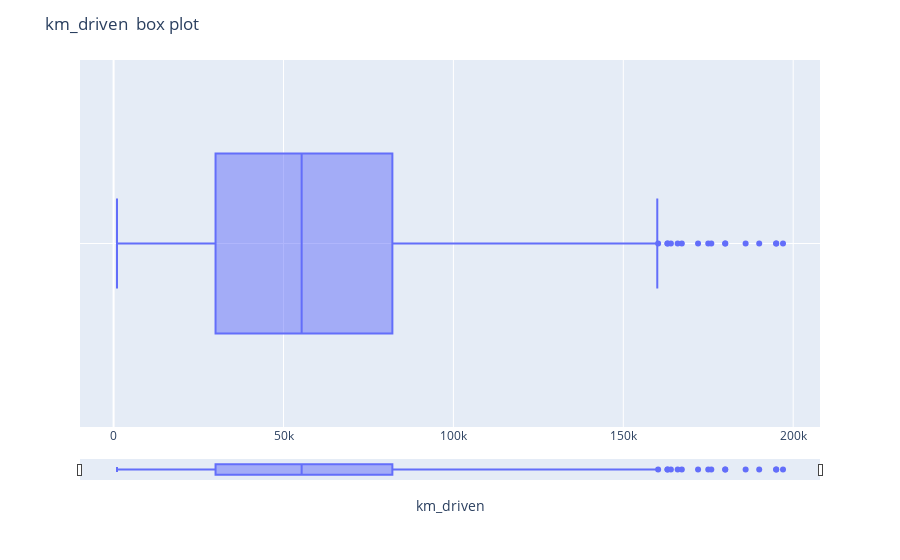

The code cell stored with this chart in its notebook:
### Code cell
import plotly.express as px

# Filter the dataframe so that it does not crash the browser
df_filtered = final_dataset.head(1000)

# Construct the graph and style it. Further customize your graph by editing this code.
# See Plotly Documentation for help: https://plotly.com/python/plotly-express/
fig = px.box(df_filtered, x='km_driven', points='outliers')
fig.update_layout(
    title='km_driven  box plot', 
    xaxis = dict(
        showgrid=True, 
        rangeslider = dict(
            visible=True, 
            thickness=0.05
        )
    ), 
    yaxis = dict(
        showgrid=True
    ), 
    legend = dict(
        orientation='v'
    ), 
    paper_bgcolor='#FFFFFF'
)
fig.show()

### Figure 1 — Plotly figure (JSON) as saved in the notebook; plotly's stock layout.template omitted (floating-point values rounded to 4 significant figures; data arrays with more than 128 entries replaced by an {"elided": "..."} marker saying what was removed)
{"data": [{"alignmentgroup": "True", "boxpoints": "outliers", "hovertemplate": "km_driven=%{x}<extra></extra>", "legendgroup": "", "marker": {"color": "#636efa"}, "name": "", "notched": false, "offsetgroup": "", "orientation": "h", "showlegend": false, "type": "box", "x": {"elided": "1000 int values"}, "x0": " ", "xaxis": "x", "y0": " ", "yaxis": "y"}], "layout": {"boxmode": "group", "legend": {"orientation": "v", "tracegroupgap": 0}, "margin": {"t": 60}, "paper_bgcolor": "#FFFFFF", "title": {"text": "km_driven  box plot"}, "xaxis": {"anchor": "y", "domain": [0, 1], "rangeslider": {"thickness": 0.05, "visible": true}, "showgrid": true, "title": {"text": "km_driven"}}, "yaxis": {"anchor": "x", "domain": [0, 1], "showgrid": true}}}
